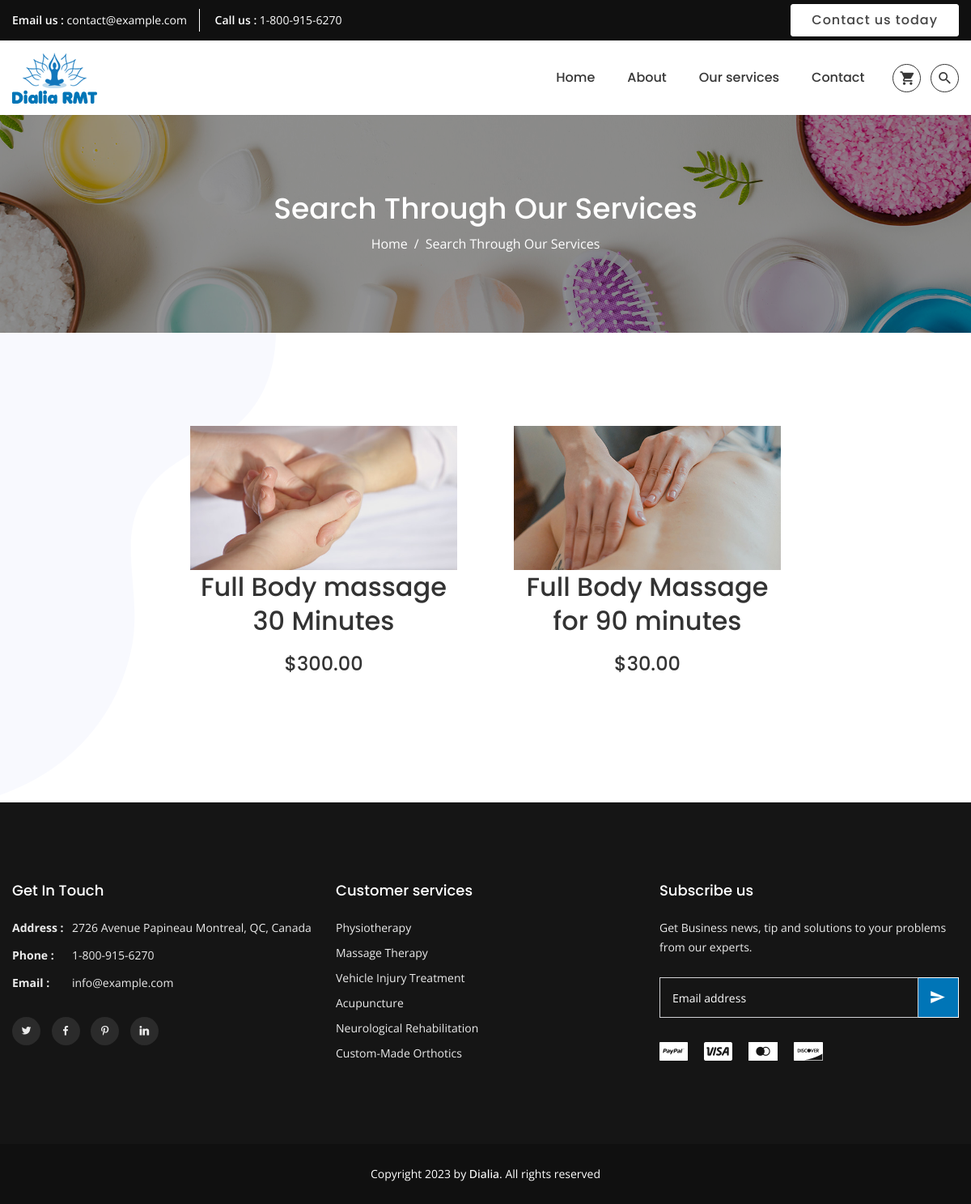
Screenshot of /search with the database file from the repository.
### product/models.py (models this page shows, shortened)
class Product (models.Model):
    subcategory=models.ForeignKey(SubCategory, related_name='products', on_delete= models.CASCADE)
    title=models.CharField(max_length=255)
    slug=models.SlugField(max_length=255)
    description=RichTextUploadingField(blank=True,null=True)
    price=models.DecimalField(max_digits=6, decimal_places=2)
    date_added= models.DateTimeField(auto_now_add=True)
    image=models.ImageField(upload_to='upload/', blank=True,null=True)
    thumbnail=models.ImageField(upload_to='upload/', blank=True,null=True)
    class Meta:
        ordering=['-date_added']

### product/views.py (the view)
# urls.py: path('search',views.search,name="search"),
def search(request):
    query= request.GET.get('query', '')
    products = Product.objects.filter(Q(title__icontains=query) | Q(description__icontains=query))
    context={'products':products,'query':query}
    return render(request,'search.html',context)

### cart/cart.py (called while the page is built)
    def __len__(self):
        return sum(item['quantity'] for item in self.cart.values())

### cart/context_processors.py (called while the page is built)
def cart(request):
    return {'cart': Cart(request)}

### product/context_processors.py (called while the page is built)
def main_categories(request):
    categories=Category.objects.all()
    return{'main_categories':categories}

def submain_categories(request):
    subcategories=SubCategory.objects.all()
    return{'submain_categories':subcategories}

### product/templates/search.html
{% extends 'base.html' %}
{% load static %}
{% block content %}
<div class="tm-breadcrumb-area tm-padding-section" data-bgimage="{% static 'assets/images/bg/breadcrumb-bg.jpg' %}"
data-black-overlay="4">
<div class="container">
    <div class="tm-breadcrumb text-center">
        <h2>Search Through Our Services</h2>
        <ul>
            <li><a href="{% url 'home' %}">Home</a></li>
            <li>Search Through Our Services</li>
        </ul>
    </div>
</div>
</div>
<main class="main-content">
    <div class="tm-section services-area tm-padding-section bg-white">
        <span class="bg-shape-left"><img src="{% static 'assets/images/icons/bg-shape-1.png' %}" alt="background shape"></span>
        <div class="container">
            <div class="row justify-content-center mt-30-reverse">
    {% if products %}
                {% for product in products %}
                {% include 'list_item.html' %}
                {% endfor %}
                {% else %}
                <h1>We do not offer such service or maybe you enter the wrong key word</h1>
                {% endif %}
            </div>
        </div>
    </div>
    </main>
{% endblock %}

### product/templates/list_item.html (shortened to what this page needs)
<div class="col-lg-4 col-md-6 col-12 mt-30">
    <div class="tm-service text-center wow fadeInUp">
        <div class="tm-service-inner">
           <a href="{% url 'product' product.subcategory.slug product.slug %}"><img src="{{product.image.url}}" alt=""></a>
            <h2><a href="">{{product.title}}</a></h2>
            <h3>${{product.price}}</h3>
        </div>
    </div>
</div>

### rows the page displays
Product: image (picture), title "Full Body massage 30 Minutes", price "300.00"
Product: image (picture), title "Full Body Massage for 90 minutes", price "30.00"
